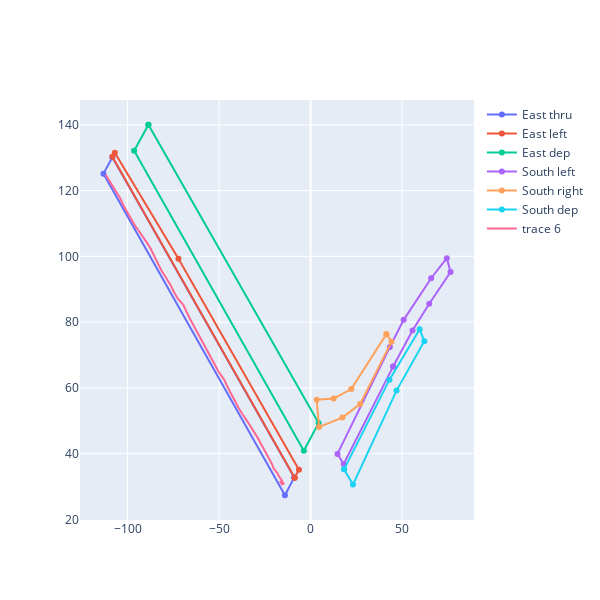

Source (notebook cell):
### Code cell
fig = go.Figure()


for name, approach in radar.approaches:
    fig.add_trace(
        go.Scatter(
            x=[x for x, y in approach.polygon.exterior.coords],
            y=[y for x, y in approach.polygon.exterior.coords],
            name=name,
        )
    )


i = 0
veh = _veh_df
fig.add_trace(
    go.Scatter(
        x=veh["f32_positionX_m"],
        y=veh["f32_positionY_m"],
    )
)

fig.update_layout(height=600, width=600)
fig.show()

### Figure 1 — Plotly figure (JSON) as saved in the notebook; plotly's stock layout.template omitted (floating-point values rounded to 4 significant figures; data arrays with more than 128 entries replaced by an {"elided": "..."} marker saying what was removed)
{"data": [{"name": "East thru", "type": "scatter", "x": [-8.877, -108.3, -113.2, -14.0, -8.877], "y": [32.76, 130.2, 125.2, 27.33, 32.76]}, {"name": "East left", "type": "scatter", "x": [-8.667, -6.343, -72.16, -107.0, -108.3, -8.667], "y": [32.67, 35.08, 99.26, 131.5, 130.3, 32.67]}, {"name": "East dep", "type": "scatter", "x": [-88.59, -96.38, -3.676, 4.418, -88.59], "y": [140.0, 132.1, 40.88, 49.32, 140.0]}, {"name": "South left", "type": "scatter", "x": [45.12, 55.71, 64.85, 76.5, 74.46, 65.9, 50.88, 43.33, 14.71, 18.11, 45.12], "y": [66.47, 77.42, 85.56, 95.2, 99.46, 93.34, 80.69, 72.43, 39.9, 36.85, 66.47]}, {"name": "South right", "type": "scatter", "x": [41.45, 22.26, 12.65, 3.346, 4.674, 17.39, 27.1, 44.26, 41.45], "y": [76.33, 59.62, 56.73, 56.38, 48.11, 50.96, 55.07, 74.05, 76.33]}, {"name": "South dep", "type": "scatter", "x": [18.3, 23.17, 46.98, 62.16, 59.61, 43.15, 18.3], "y": [35.21, 30.56, 59.17, 74.18, 77.8, 62.49, 35.21]}, {"type": "scatter", "x": {"elided": "415 float values"}, "y": {"elided": "415 float values"}}], "layout": {"height": 600, "width": 600}}
